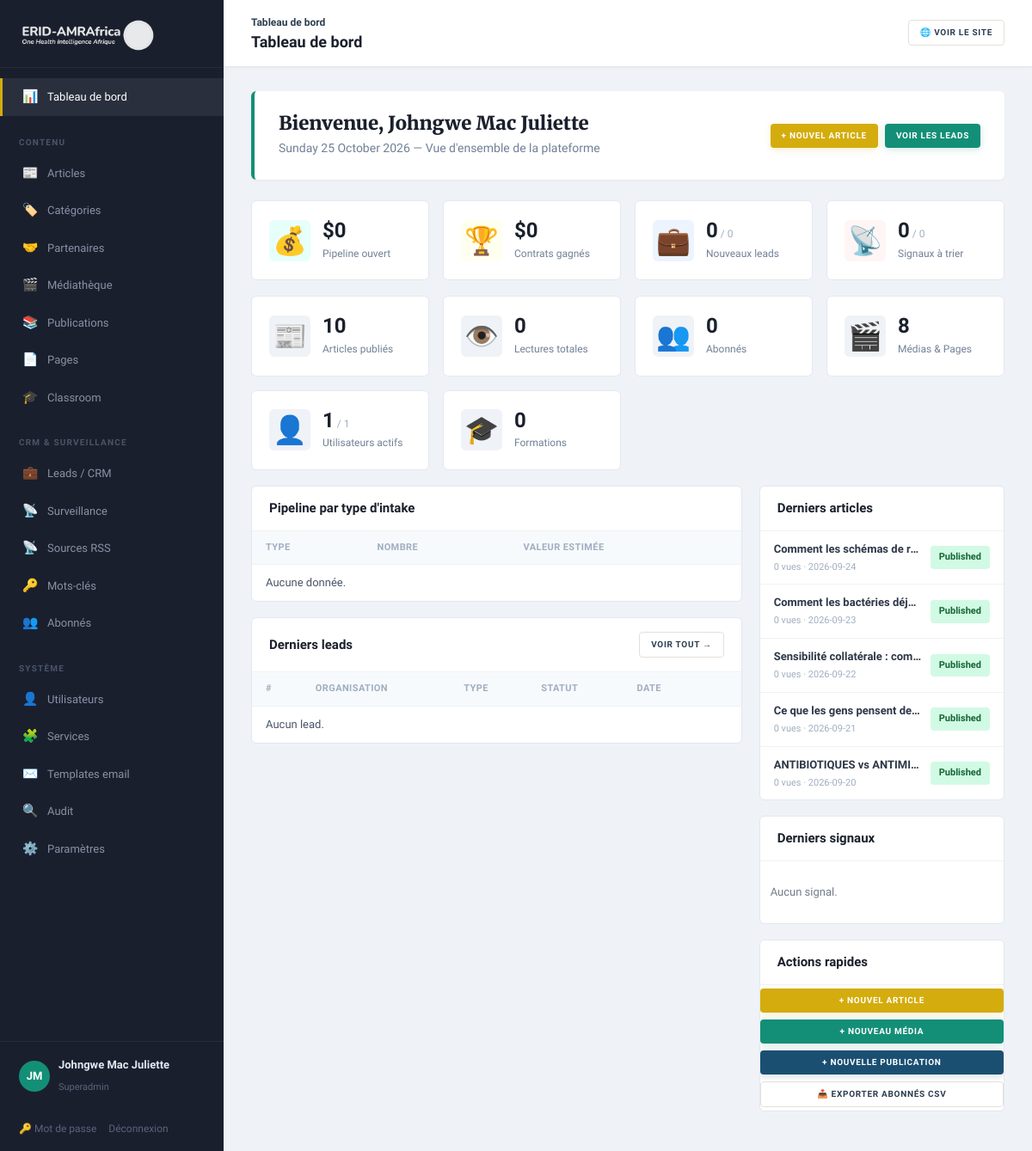
The page /admin (signed in) on the database its author committed.
### tables this page shows
CREATE TABLE articles (
    id              INT UNSIGNED AUTO_INCREMENT PRIMARY KEY,
    category_id     INT UNSIGNED    NOT NULL,
    author_id       INT UNSIGNED    NULL,
    slug            VARCHAR(200)    NOT NULL UNIQUE,
    title_fr        VARCHAR(255)    NOT NULL,
    title_en        VARCHAR(255)    NOT NULL,
    excerpt_fr      TEXT            NULL,
    excerpt_en      TEXT            NULL,
    body_fr         MEDIUMTEXT      NULL,
    body_en         MEDIUMTEXT      NULL,
    cover_image     VARCHAR(255)    NULL,
    seo_keywords    VARCHAR(500)    NULL,
    status          ENUM('draft','published','archived','trashed') NOT NULL DEFAULT 'draft',
    is_featured     TINYINT(1)      NOT NULL DEFAULT 0,
    published_at    DATETIME        NULL,
    views           INT UNSIGNED    NOT NULL DEFAULT 0,
    created_at      DATETIME        NOT NULL DEFAULT CURRENT_TIMESTAMP,
    updated_at      DATETIME        NOT NULL DEFAULT CURRENT_TIMESTAMP ON UPDATE CURRENT_TIMESTAMP,
    CONSTRAINT fk_articles_cat    FOREIGN KEY (category_id) REFERENCES categories(id),
    CONSTRAINT fk_articles_author FOREIGN KEY (author_id)   REFERENCES users(id) ON DELETE SET NULL,
    INDEX idx_articles_status (status, published_at)
);

### app/Views/admin/dashboard.php (the view, shortened to what the rows shown need)
<?php
$e = fn($s) => View::e($s);
$u = Auth::user();
?>
<div class="dash-welcome">
    <div>
        <h2 class="dash-welcome__title">Bienvenue, <?= $e($u['name'] ?? 'Admin') ?></h2>
        <p class="dash-welcome__sub"><?= date('l d F Y') ?> — Vue d'ensemble de la plateforme</p>
    </div>
    <div class="dash-welcome__actions">
        <a href="/admin/articles/new" class="btn btn-gold sm">+ Nouvel article</a>
        <a href="/admin/leads" class="btn btn-accent sm">Voir les leads</a>
    </div>
</div>
<div class="dash-kpis">
    <div class="dash-kpi dash-kpi--pipeline">
        <div class="dash-kpi__icon">💰</div>
        <div class="dash-kpi__data">
            <span class="dash-kpi__value">$<?= number_format($stats['pipeline_usd']) ?></span>
            <span class="dash-kpi__label">Pipeline ouvert</span>
        </div>
    </div>
    <div class="dash-kpi dash-kpi--won">
        <div class="dash-kpi__icon">🏆</div>
        <div class="dash-kpi__data">
            <span class="dash-kpi__value">$<?= number_format($stats['won_usd']) ?></span>
            <span class="dash-kpi__label">Contrats gagnés</span>
        </div>
    </div>
    <div class="dash-kpi dash-kpi--leads">
        <div class="dash-kpi__icon">💼</div>
        <div class="dash-kpi__data">
            <span class="dash-kpi__value"><?= $stats['leads_new'] ?><small> / <?= $stats['leads_total'] ?></small></span>
            <span class="dash-kpi__label">Nouveaux leads</span>
        </div>
    </div>
    <div class="dash-kpi dash-kpi--signals">
        <div class="dash-kpi__icon">📡</div>
        <div class="dash-kpi__data">
            <span class="dash-kpi__value"><?= $stats['rumours_new'] ?><small> / <?= $stats['rumours_total'] ?></small></span>
            <span class="dash-kpi__label">Signaux à trier</span>
        </div>
    </div>
</div>
<div class="dash-kpis">
    <div class="dash-kpi">
        <div class="dash-kpi__icon">📰</div>
        <div class="dash-kpi__data">
            <span class="dash-kpi__value"><?= $stats['articles'] ?></span>
            <span class="dash-kpi__label">Articles publiés</span>
        </div>
    </div>
    <div class="dash-kpi">
        <div class="dash-kpi__icon">👁️</div>
        <div class="dash-kpi__data">
            <span class="dash-kpi__value"><?= number_format($stats['views_total']) ?></span>
            <span class="dash-kpi__label">Lectures totales</span>
        </div>
    </div>
    <div class="dash-kpi">
        <div class="dash-kpi__icon">👥</div>
        <div class="dash-kpi__data">
            <span class="dash-kpi__value"><?= $stats['subscribers'] ?></span>
            <span class="dash-kpi__label">Abonnés</span>
        </div>
    </div>
    <div class="dash-kpi">
        <div class="dash-kpi__icon">🎬</div>
        <div class="dash-kpi__data">
            <span class="dash-kpi__value"><?= $stats['media_count'] + $stats['pages_count'] ?></span>
            <span class="dash-kpi__label">Médias & Pages</span>
        </div>
    </div>
    <div class="dash-kpi">
        <div class="dash-kpi__icon">👤</div>
        <div class="dash-kpi__data">
            <span class="dash-kpi__value"><?= $stats['users_active'] ?><small> / <?= $stats['users_total'] ?></small></span>
            <span class="dash-kpi__label">Utilisateurs actifs</span>
        </div>
    </div>
    <div class="dash-kpi">
        <div class="dash-kpi__icon">🎓</div>
        <div class="dash-kpi__data">
            <span class="dash-kpi__value"><?= $stats['courses_count'] ?></span>
            <span class="dash-kpi__label">Formations</span>
        </div>
    </div>
</div>
<div class="dash-grid">
    <div class="dash-col-main">
        <div class="panel">
            <div class="panel__head">
                <h3>Pipeline par type d'intake</h3>
            </div>
            <table class="data-table">
                <thead><tr><th>Type</th><th>Nombre</th><th>Valeur estimée</th></tr></thead>
                <tbody>
                <?php if (!$byType): ?><tr><td colspan="3" class="muted">Aucune donnée.</td></tr><?php endif; ?>
                </tbody>
            </table>
        </div>
        <div class="panel">
            <div class="panel__head">
                <h3>Derniers leads</h3>
                <a href="/admin/leads" class="btn btn-ghost sm">Voir tout →</a>
            </div>
            <table class="data-table">
                <thead><tr><th>#</th><th>Organisation</th><th>Type</th><th>Statut</th><th>Date</th><th></th></tr></thead>
                <tbody>
                <?php if (!$recent): ?><tr><td colspan="6" class="muted">Aucun lead.</td></tr><?php endif; ?>
                </tbody>
            </table>
        </div>
    </div>
    <div class="dash-col-side">
        <div class="panel">
            <div class="panel__head"><h3>Derniers articles</h3></div>
            <div class="dash-mini-list">
                <?php foreach ($recentArticles as $ra): ?>
                <a href="/admin/articles/<?= (int)$ra['id'] ?>/edit" class="dash-mini-item">
                    <div class="dash-mini-item__text">
                        <span class="dash-mini-item__title"><?= $e($ra['title_fr']) ?></span>
                        <span class="dash-mini-item__meta"><?= (int)$ra['views'] ?> vues · <?= $e(substr($ra['published_at'] ?? $ra['created_at'], 0, 10)) ?></span>
                    </div>
                    <span class="status status-<?= $e($ra['status']) ?>"><?= $e($ra['status']) ?></span>
                </a>
                <?php endforeach; ?>
            </div>
        </div>
        <div class="panel">
            <div class="panel__head"><h3>Derniers signaux</h3></div>
            <div class="dash-mini-list">
                <?php if (!$recentRumours): ?><p class="muted" style="padding:12px;font-size:13px">Aucun signal.</p><?php endif; ?>
            </div>
        </div>
        <div class="panel">
            <div class="panel__head"><h3>Actions rapides</h3></div>
            <div style="padding:4px 0;display:flex;flex-direction:column;gap:8px">
                <a href="/admin/articles/new" class="btn btn-gold full sm">+ Nouvel article</a>
                <a href="/admin/media/new" class="btn btn-accent full sm">+ Nouveau média</a>
                <a href="/admin/publications/new" class="btn btn-dark full sm">+ Nouvelle publication</a>
                <a href="/admin/subscribers/export" class="btn btn-ghost full sm">📥 Exporter abonnés CSV</a>
            </div>
        </div>
    </div>
</div>

### app/Core/Router.php (shortened to what the rows shown need)
<?php
final class Router
{
    private array $routes = ['GET' => [], 'POST' => []];
    public function get(string $path, callable|array $handler): void
    {
        $this->routes['GET'][$this->normalize($path)] = $handler;
    }
    public function post(string $path, callable|array $handler): void
    {
        $this->routes['POST'][$this->normalize($path)] = $handler;
    }
    private function normalize(string $path): string
    {
        return '/' . trim($path, '/');
    }
    public function dispatch(string $method, string $uri): void
    {
        $path = $this->normalize(parse_url($uri, PHP_URL_PATH) ?: '/');
        foreach ($this->routes[$method] ?? [] as $route => $handler) {
            $pattern = '#^' . preg_replace('#\{[a-zA-Z_]+\}#', '([^/]+)', $route) . '$#';
            if (preg_match($pattern, $path, $m)) {
                array_shift($m);
                $this->invoke($handler, $m);
                return;
            }
        }
    }
    private function invoke(callable|array $handler, array $args): void
    {
        if (is_array($handler)) {
            [$class, $method] = $handler;
            (new $class())->{$method}(...$args);
            return;
        }
    }
}

### app/Views/layouts/admin.php (shortened to what the rows shown need)
<?php
$e = fn($s) => View::e($s);
$u = Auth::user();
$uri = strtok($_SERVER['REQUEST_URI'] ?? '', '?');
$isActive = fn($path) => $uri === $path ? 'active' : '';
$initials = implode('', array_map(fn($w) => mb_strtoupper(mb_substr($w, 0, 1)), explode(' ', $u['name'] ?? 'A')));
$crumbs = [['Tableau de bord', '/admin']];
$path = '/admin';
?>
<!DOCTYPE html>
<html lang="fr">
<head>
    <link rel="stylesheet" href="/assets/css/app.css">
</head>
<body class="admin">
<aside class="sidebar" id="adminSidebar">
    <div class="sidebar__logo">
        <a href="/admin"><img src="/assets/logo.png" alt="ERID-AMRAfrica" class="sidebar__logo-img"></a>
    </div>
    <nav class="sidebar__nav">
        <a href="/admin" class="sidebar__link <?= $isActive('/admin') ?>">
            <span class="sidebar__icon">📊</span> Tableau de bord
        </a>
        <div class="sidebar__section">Contenu</div>
        <a href="/admin/articles" class="sidebar__link <?= str_starts_with($uri, '/admin/articles') ? 'active' : '' ?>">
            <span class="sidebar__icon">📰</span> Articles
        </a>
        <a href="/admin/categories" class="sidebar__link <?= str_starts_with($uri, '/admin/categories') ? 'active' : '' ?>">
            <span class="sidebar__icon">🏷️</span> Catégories
        </a>
        <a href="/admin/partners" class="sidebar__link <?= str_starts_with($uri, '/admin/partners') ? 'active' : '' ?>">
            <span class="sidebar__icon">🤝</span> Partenaires
        </a>
        <a href="/admin/media" class="sidebar__link <?= str_starts_with($uri, '/admin/media') ? 'active' : '' ?>">
            <span class="sidebar__icon">🎬</span> Médiathèque
        </a>
        <a href="/admin/publications" class="sidebar__link <?= str_starts_with($uri, '/admin/publications') ? 'active' : '' ?>">
            <span class="sidebar__icon">📚</span> Publications
        </a>
        <a href="/admin/pages" class="sidebar__link <?= str_starts_with($uri, '/admin/pages') ? 'active' : '' ?>">
            <span class="sidebar__icon">📄</span> Pages
        </a>
        <a href="/admin/courses" class="sidebar__link <?= str_starts_with($uri, '/admin/courses') ? 'active' : '' ?>">
            <span class="sidebar__icon">🎓</span> Classroom
        </a>
        <div class="sidebar__section">CRM & Surveillance</div>
        <a href="/admin/leads" class="sidebar__link <?= str_starts_with($uri, '/admin/leads') ? 'active' : '' ?>">
            <span class="sidebar__icon">💼</span> Leads / CRM
        </a>
        <a href="/admin/rumours" class="sidebar__link <?= str_starts_with($uri, '/admin/rumours') ? 'active' : '' ?>">
            <span class="sidebar__icon">📡</span> Surveillance
        </a>
        <a href="/admin/rss-sources" class="sidebar__link <?= str_starts_with($uri, '/admin/rss-sources') ? 'active' : '' ?>">
            <span class="sidebar__icon">📡</span> Sources RSS
        </a>
        <a href="/admin/keyword-rules" class="sidebar__link <?= str_starts_with($uri, '/admin/keyword-rules') ? 'active' : '' ?>">
            <span class="sidebar__icon">🔑</span> Mots-clés
        </a>
        <a href="/admin/subscribers" class="sidebar__link <?= str_starts_with($uri, '/admin/subscribers') ? 'active' : '' ?>">
            <span class="sidebar__icon">👥</span> Abonnés
        </a>
        <?php if (in_array($_SESSION['urole'] ?? '', ['superadmin', 'editor'])): ?>
        <div class="sidebar__section">Système</div>
        <?php if (($_SESSION['urole'] ?? '') === 'superadmin'): ?>
        <a href="/admin/users" class="sidebar__link <?= str_starts_with($uri, '/admin/users') ? 'active' : '' ?>">
            <span class="sidebar__icon">👤</span> Utilisateurs
        </a>
        <?php endif; ?>
        <a href="/admin/services" class="sidebar__link <?= str_starts_with($uri, '/admin/services') ? 'active' : '' ?>">
            <span class="sidebar__icon">🧩</span> Services
        </a>
        <a href="/admin/email-templates" class="sidebar__link <?= str_starts_with($uri, '/admin/email-templates') ? 'active' : '' ?>">
            <span class="sidebar__icon">✉️</span> Templates email
        </a>
        <a href="/admin/audit" class="sidebar__link <?= str_starts_with($uri, '/admin/audit') ? 'active' : '' ?>">
            <span class="sidebar__icon">🔍</span> Audit
        </a>
        <a href="/admin/settings" class="sidebar__link <?= str_starts_with($uri, '/admin/settings') ? 'active' : '' ?>">
            <span class="sidebar__icon">⚙️</span> Paramètres
        </a>
        <?php endif; ?>
    </nav>
    <div class="sidebar__user">
        <div class="sidebar__avatar"><?= $e(mb_substr($initials, 0, 2)) ?></div>
        <div class="sidebar__user-info">
            <strong><?= $e($u['name'] ?? '') ?></strong>
            <small><?= $e(ucfirst($u['role'] ?? '')) ?></small>
        </div>
    </div>
    <div class="sidebar__foot">
        <a href="/admin/password">🔑 Mot de passe</a>
        <a href="/admin/logout">Déconnexion</a>
    </div>
</aside>
<div class="admin-main">
    <header class="admin-top">
        <div class="admin-top__left">
            <nav class="breadcrumbs" aria-label="Fil d'Ariane">
                <?php foreach ($crumbs as $i => $c): ?>
                    <?php if ($i === count($crumbs) - 1): ?>
                        <span class="breadcrumbs__current"><?= $e($c[0]) ?></span>
                    <?php else: ?>
                        <a href="<?= $e($c[1]) ?>" class="breadcrumbs__link"><?= $e($c[0]) ?></a>
                    <?php endif; ?>
                <?php endforeach; ?>
            </nav>
            <h1><?= $e($title ?? '') ?></h1>
        </div>
        <div class="admin-top__right">
            <a class="btn btn-ghost sm" href="/" target="_blank">🌐 Voir le site</a>
        </div>
    </header>
    <div class="admin-content"><?= $content ?></div>
</div>
</body>
</html>

### rows shown on the page
articles: c "Tableau de bord", views "0", articles "10", $stats['media_count'] + $stats['pages_count'] "8", id "1", title_fr "Comment les schémas de r…", published_at "2026-09-24", status "Published"
articles: title_fr "Comment les bactéries déj…", views "0", published_at "2026-09-23", status "Published"
articles: title_fr "Sensibilité collatérale : com…", views "0", published_at "2026-09-22", status "Published"
articles: title_fr "Ce que les gens pensent de…", views "0", published_at "2026-09-21", status "Published"
articles: title_fr "ANTIBIOTIQUES vs ANTIMI…", views "0", published_at "2026-09-20", status "Published"
